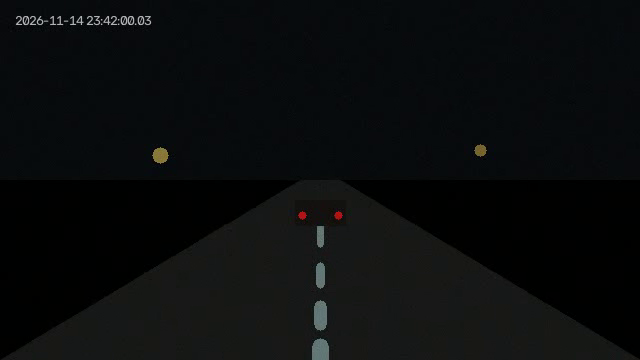
#> input picture frame 3 of input_videos/sample_night_dashcam.mp4, 640 x 360 px, given in place of 95fd223e9fe3_19960474-hd_1080_1920_30fps.mp4, which was not available
$ python degrade.py
#> lines starting #> are read from the running program, lines starting #| are printed output that depends on the picture
"""
DashClarity AI - Synthetic Degradation Engine (Ground-Truth Generator)
Creates physically modeled dashcam degraded footage from clean reference clips:
1. Non-linear low-light attenuation (gamma + linear gain reduction)
2. Heteroscedastic CMOS sensor noise (Poisson shot noise + Gaussian read noise)
3. Atmospheric/lens motion blur
4. Spatial resolution downscaling
5. H.264 compression block artifacts
"""

import os
import sys
import json
import argparse
from pathlib import Path

import cv2
import numpy as np

BASE_DIR = Path(__file__).resolve().parent.parent
if str(BASE_DIR) not in sys.path:
    sys.path.insert(0, str(BASE_DIR))

from src.utils import get_ffmpeg_binary


def apply_dashcam_degradation(
    frame_bgr: np.ndarray,
    gamma: float = 2.4,
    gain: float = 0.22,
    noise_sigma: float = 14.0,
    blur_ksize: int = 5,
    blur_sigma: float = 1.2,
    downscale_factor: float = 0.5
) -> np.ndarray:
    """
    Simulates night-time low-light CMOS sensor degradation on a clean frame.
    """
    h, w = frame_bgr.shape[:2]
    img = frame_bgr.astype(np.float32) / 255.0

    # 1. Non-linear low-light attenuation (Gamma + Gain)
    darkened = gain * (img ** gamma)

    # 2. Heteroscedastic noise: Poisson photon shot noise + Gaussian sensor read noise
    # Poisson noise scaled by light intensity
    poisson_noisy = np.random.poisson(np.clip(darkened * 255.0, 0, 255)) / 255.0
    # Additive Gaussian read noise
    gauss_noise = np.random.normal(0, noise_sigma / 255.0, darkened.shape)
    noisy = np.clip(poisson_noisy + gauss_noise, 0.0, 1.0)

    # 3. Lens and atmospheric blur
    if blur_ksize > 1:
        blurred = cv2.GaussianBlur(noisy, (blur_ksize, blur_ksize), blur_sigma)
    else:
        blurred = noisy

    # 4. Spatial downsampling (CMOS pixel binning / low-res sensor)
    if downscale_factor < 1.0:
        dw, dh = int(w * downscale_factor), int(h * downscale_factor)
        lowres = cv2.resize(blurred, (dw, dh), interpolation=cv2.INTER_AREA)
        # Restore to original dimensions for pairing
        degraded = cv2.resize(lowres, (w, h), interpolation=cv2.INTER_LINEAR)
    else:
        degraded = blurred

    out_bgr = np.clip(degraded * 255.0, 0, 255).astype(np.uint8)
    return out_bgr


def create_synthetic_dataset(
    input_video_path: str,
    output_dir: str = "data/synthetic_pairs",
    num_frames: int = 30
):
#> called with output_dir = 'data/synthetic_pairs', num_frames = 30
    out_path = Path(output_dir)
    clean_dir = out_path / "clean"
    degraded_dir = out_path / "degraded"
    clean_dir.mkdir(parents=True, exist_ok=True)
    degraded_dir.mkdir(parents=True, exist_ok=True)

    cap = cv2.VideoCapture(input_video_path)
    if not cap.isOpened():
        raise FileNotFoundError(f"Cannot open video: {input_video_path}")

    fps = cap.get(cv2.CAP_PROP_FPS) or 30.0
    w = int(cap.get(cv2.CAP_PROP_FRAME_WIDTH))
    h = int(cap.get(cv2.CAP_PROP_FRAME_HEIGHT))

    print(f"[DEGRADE] Reading clean reference: {input_video_path} ({w}x{h} @ {fps:.1f} FPS)")

    degraded_frames = []
    clean_frames = []

    for i in range(num_frames):
        ret, frame = cap.read()
        if not ret or frame is None:
            break

        # Degrade frame
        deg = apply_dashcam_degradation(frame)

        # Save image pairs
        cv2.imwrite(str(clean_dir / f"frame_{i:04d}.png"), frame)
        cv2.imwrite(str(degraded_dir / f"frame_{i:04d}.png"), deg)

        clean_frames.append(frame)
        degraded_frames.append(deg)
#> this loop made 28 passes
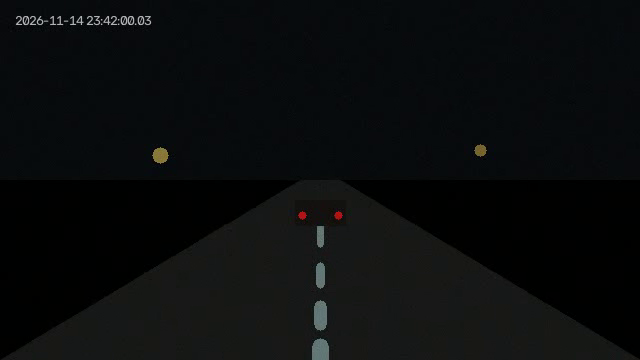
#> input picture frame 3 of input_videos/sample_night_dashcam.mp4, 640 x 360 px, given in place of 95fd223e9fe3_19960474-hd_1080_1920_30fps.mp4, which was not available
#> pass 1, in apply_dashcam_degradation, `darkened = gain * (img ** gamma)`:
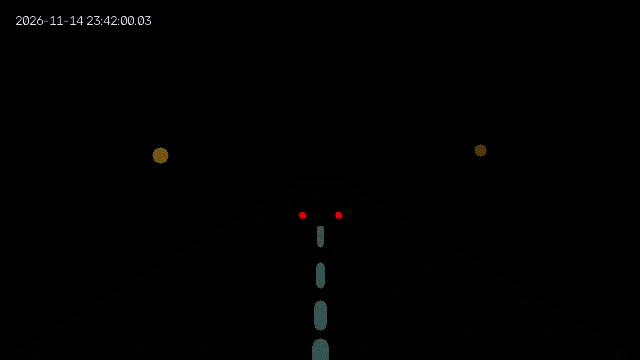
#> darkened: shape (360, 640, 3) float32; mean B, G, R 0.000547, 0.000574, 0.000517; drawn with min black and max white
#> pass 1, in apply_dashcam_degradation, `noisy = np.clip(poisson_noisy + gauss_noise, 0.0, 1.0)`:
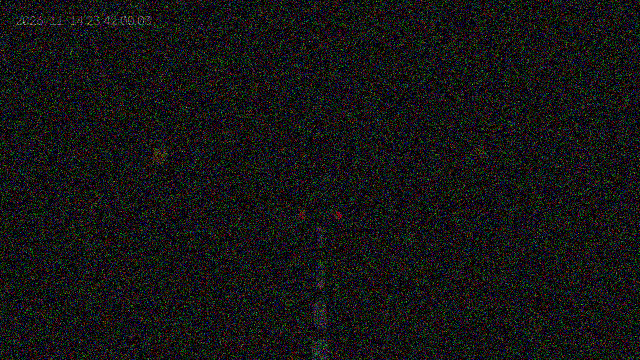
#> noisy: shape (360, 640, 3) float64; mean B, G, R 0.0221, 0.0222, 0.0223; drawn with min black and max white
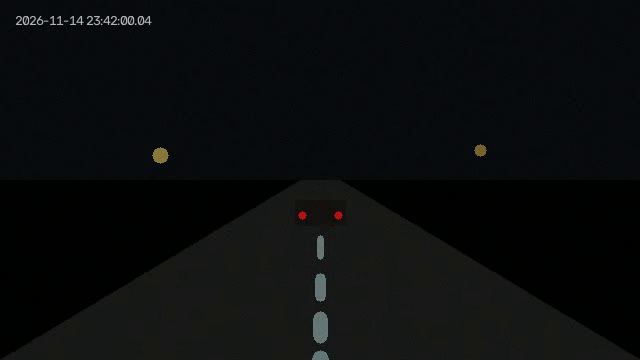
#> input picture frame 4 of input_videos/sample_night_dashcam.mp4, 640 x 360 px, given in place of 95fd223e9fe3_19960474-hd_1080_1920_30fps.mp4, which was not available
#> after the loop, clean_frames = 27 items; degraded_frames = 27 items

    cap.release()
    print(f"[DEGRADE] Extracted {len(clean_frames)} frame pairs.")
#| [DEGRADE] Extracted 27 frame pairs.

    # Write degraded video MP4 with H.264 compression via FFmpeg
    deg_video_path = out_path / "degraded_video.mp4"
    clean_video_path = out_path / "clean_video.mp4"

    fourcc = cv2.VideoWriter_fourcc(*"mp4v")
#> fourcc = 1983148141
    out_writer = cv2.VideoWriter(str(deg_video_path), fourcc, fps, (w, h))
    for f in degraded_frames:
        out_writer.write(f)
#> this loop made 27 passes
    out_writer.release()

    clean_writer = cv2.VideoWriter(str(clean_video_path), fourcc, fps, (w, h))
    for f in clean_frames:
        clean_writer.write(f)
    clean_writer.release()

    meta = {
        "source_video": input_video_path,
        "num_pairs": len(clean_frames),
        "resolution": f"{w}x{h}",
        "fps": fps,
        "degradation_parameters": {
            "gamma": 2.4,
            "gain": 0.22,
            "noise_sigma": 14.0,
            "blur_ksize": 5,
            "blur_sigma": 1.2,
            "downscale_factor": 0.5
        }
    }
    with open(out_path / "metadata.json", "w", encoding="utf-8") as f:
        json.dump(meta, f, indent=2)

    print(f"[DEGRADE] Dataset successfully created at: {output_dir}")


if __name__ == "__main__":
    parser = argparse.ArgumentParser(description="Generate synthetic dashcam degradation pairs")
    parser.add_argument("--input", "-i", type=str, default="input_videos/95fd223e9fe3_19960474-hd_1080_1920_30fps.mp4")
    parser.add_argument("--out", "-o", type=str, default="data/synthetic_pairs")
    parser.add_argument("--frames", "-n", type=int, default=30)
    args = parser.parse_args()

    create_synthetic_dataset(args.input, args.out, args.frames)

$ run again, starting later in the video
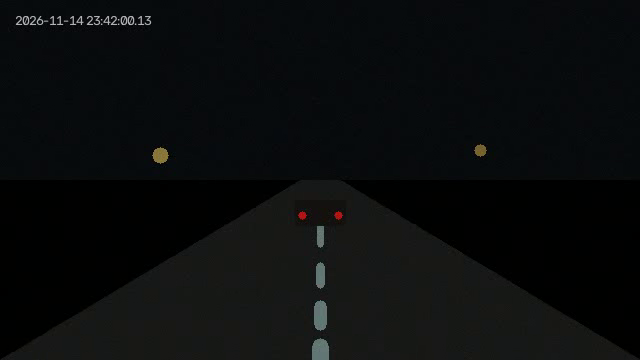
#> input picture frame 13 of input_videos/sample_night_dashcam.mp4, 640 x 360 px, given in place of 95fd223e9fe3_19960474-hd_1080_1920_30fps.mp4, which was not available
#> the loop in create_synthetic_dataset, `for i in range(num_frames):` made 18 passes
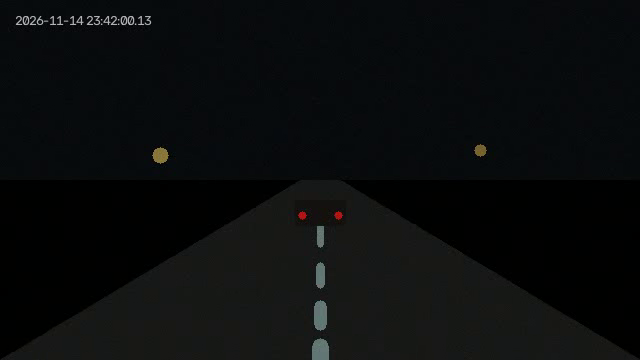
#> input picture frame 13 of input_videos/sample_night_dashcam.mp4, 640 x 360 px, given in place of 95fd223e9fe3_19960474-hd_1080_1920_30fps.mp4, which was not available
#> pass 1, in apply_dashcam_degradation, `noisy = np.clip(poisson_noisy + gauss_noise, 0.0, 1.0)`:
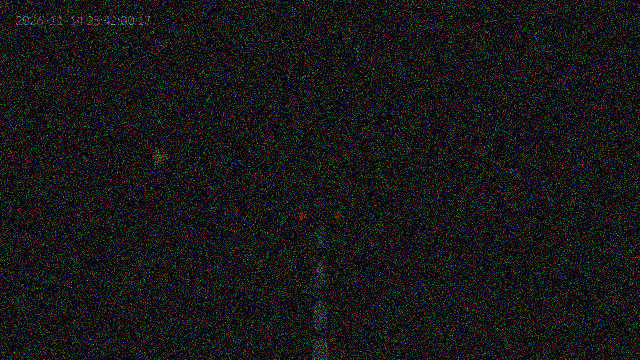
#> noisy: shape (360, 640, 3) float64; mean B, G, R 0.0223, 0.0223, 0.0221; drawn with min black and max white
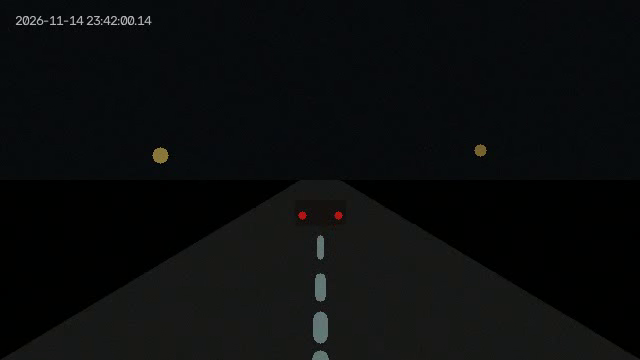
#> input picture frame 14 of input_videos/sample_night_dashcam.mp4, 640 x 360 px, given in place of 95fd223e9fe3_19960474-hd_1080_1920_30fps.mp4, which was not available
#> after the loop in create_synthetic_dataset, `for i in range(num_frames):`: clean_frames = 17 items
#| [DEGRADE] Extracted 17 frame pairs.
#> fourcc = 1983148141
#> the loop in create_synthetic_dataset, `for f in degraded_frames:` made 17 passes
#> the loop in create_synthetic_dataset, `for f in clean_frames:` made 17 passes

$ run again, starting later in the video
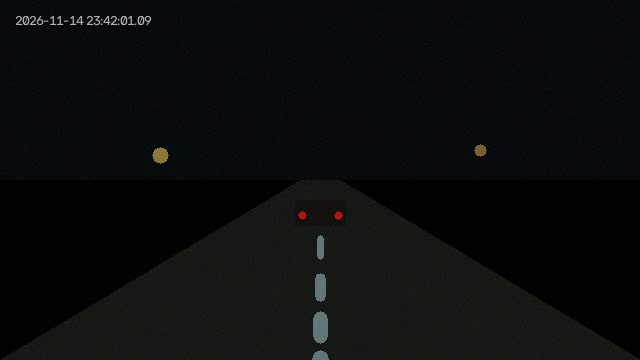
#> input picture frame 24 of input_videos/sample_night_dashcam.mp4, 640 x 360 px, given in place of 95fd223e9fe3_19960474-hd_1080_1920_30fps.mp4, which was not available
#> the loop in create_synthetic_dataset, `for i in range(num_frames):` made 7 passes
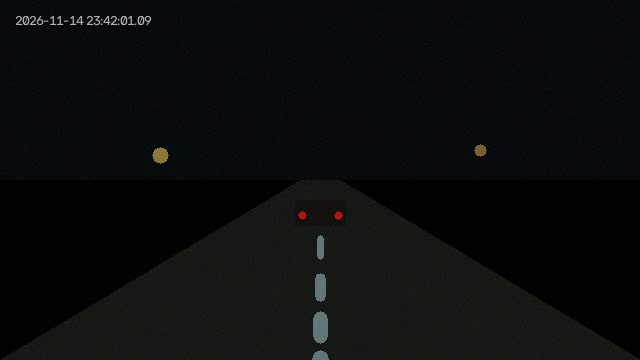
#> input picture frame 24 of input_videos/sample_night_dashcam.mp4, 640 x 360 px, given in place of 95fd223e9fe3_19960474-hd_1080_1920_30fps.mp4, which was not available
#> pass 1, in apply_dashcam_degradation, `noisy = np.clip(poisson_noisy + gauss_noise, 0.0, 1.0)`:
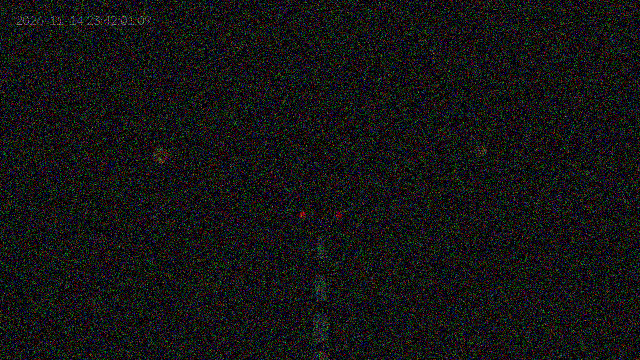
#> noisy: shape (360, 640, 3) float64; mean B, G, R 0.0223, 0.0223, 0.0221; drawn with min black and max white
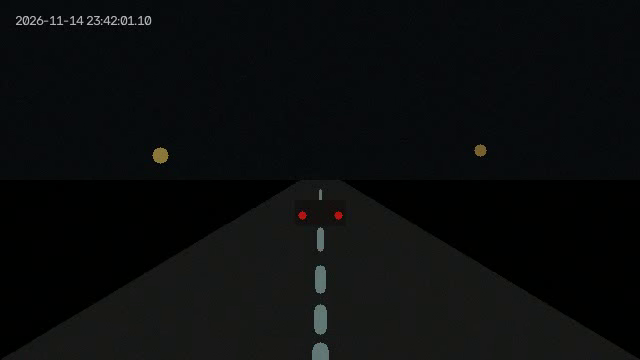
#> input picture frame 25 of input_videos/sample_night_dashcam.mp4, 640 x 360 px, given in place of 95fd223e9fe3_19960474-hd_1080_1920_30fps.mp4, which was not available
#> after the loop in create_synthetic_dataset, `for i in range(num_frames):`: clean_frames = 6 items
#| [DEGRADE] Extracted 6 frame pairs.
#> fourcc = 1983148141
#> the loop in create_synthetic_dataset, `for f in degraded_frames:` made 6 passes
#> the loop in create_synthetic_dataset, `for f in clean_frames:` made 6 passes
